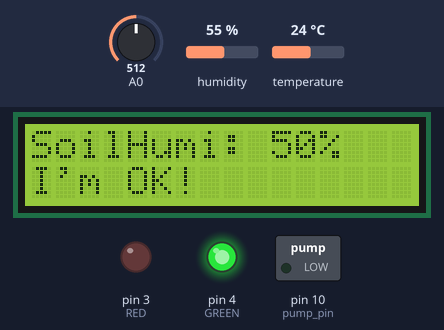
Recording of a sketch running on a simulated Arduino Uno, built with avr-gcc and run on an emulated ATmega328P. Parts: 16×2 character LCD, switched loads named in the sketch (green lamp = pin HIGH), output pins drawn as LEDs (lit = HIGH). The inputs (shaded band) are chosen by the test bench; at power-on: A0 = 512, humidity 55 %, temperature 24 °C. What the sketch prints to the serial monitor is not drawn.

Above: at 1.2 s.
1.3 s: A0 set to 549
At 4.0 s:
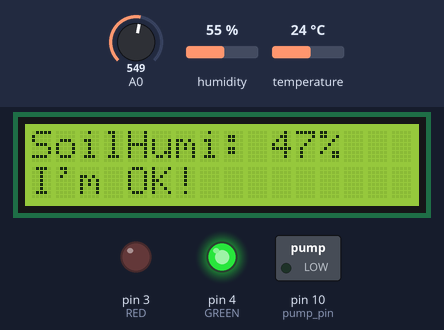
7.4 s: A0 set to 576
At 10.2 s:
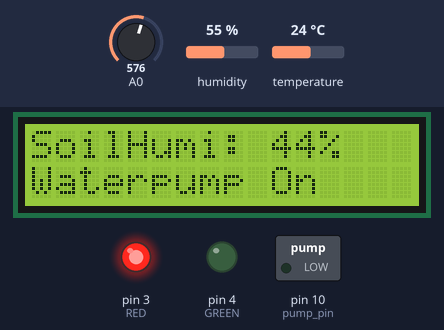
13.5 s: humidity set to 22 %
At 14.2 s:
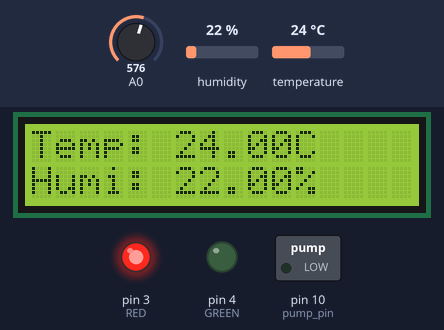
19.6 s: temperature set to 12 °C
At 24.6 s:
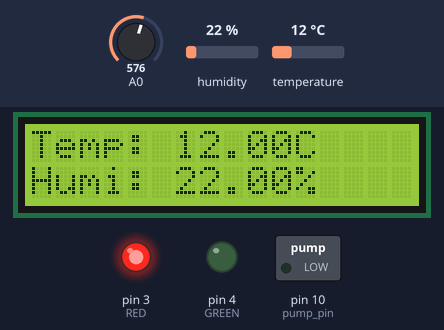
25.7 s: humidity set to 40 %
At 29.4 s:
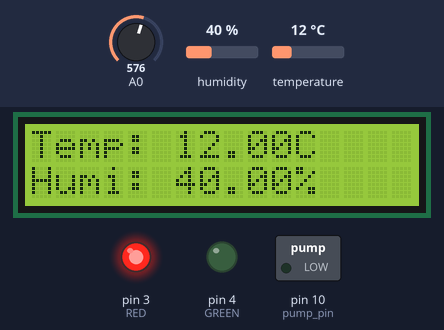
31.4 s: A0 set to 511
At 33.8 s:
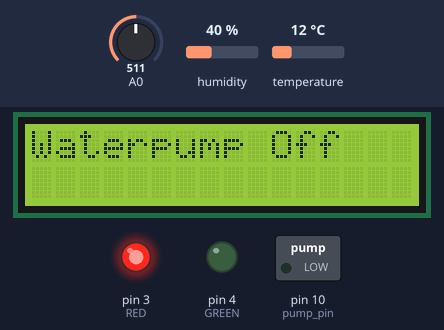
Timing chart, 0 to 36.5 s (numbered marks = the images above; inputs shaded):
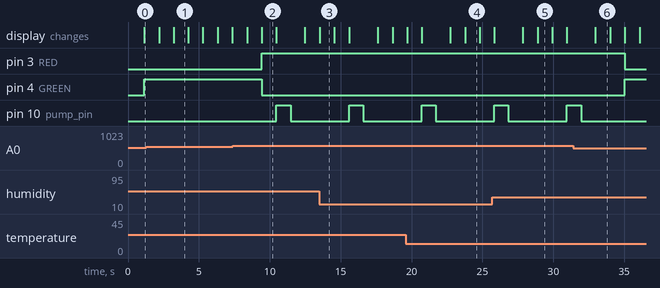

The sketch:

tnh_soil_waterpump_4.ino
```cpp
#include <Wire.h>
#include <hd44780.h>
#include <hd44780ioClass/hd44780_I2Cexp.h>
#include <DHT11.h>

hd44780_I2Cexp lcd;
int pin=2;
int pump_pin=10;
int water_time=1000;
DHT11 dht11(pin);

#define RED 3
#define GREEN 4

void setup() {
  // put your setup code here, to run once:
  lcd.begin(16,2);
  Serial.begin(9600);
  pinMode(RED,OUTPUT);
  pinMode(GREEN, OUTPUT);
  pinMode(pump_pin, OUTPUT);
  digitalWrite(pump_pin,LOW);  // Waterpump off
}

void loop() {
  // put your main code here, to run repeatedly:
  int humidity = map(analogRead(A0), 0, 1023, 100, 0);
  int err;
  float temp_dht11, humi_dht11;
  digitalWrite(pump_pin,LOW);
  lcd.clear();
  if((err=dht11.read(humi_dht11, temp_dht11))==0)
  {
    lcd.setCursor(0,0);
    lcd.print("Temp: ");
    lcd.print(temp_dht11);
    lcd.print("C");
    lcd.setCursor(0,1);
    lcd.print("Humi: ");
    lcd.print(humi_dht11);
    lcd.print("%");

    Serial.print("temp: ");
    Serial.print(temp_dht11);
    Serial.print(" ");
    Serial.print("humi: ");
    Serial.print(humi_dht11);
    Serial.println();

  }
  delay(1000); // Refresh
  lcd.clear();

  // Soil humi
    lcd.setCursor(0, 0);
    lcd.print("SoilHumi: ");
    lcd.print(humidity);
    lcd.print("%");
    Serial.print("Soil Humidity: ");
    Serial.print(humidity);
    Serial.println();


    if(humidity>45)
    {
        lcd.setCursor(0,1);
        digitalWrite(pump_pin, LOW);
        digitalWrite(GREEN, HIGH);
        digitalWrite(RED, LOW);
        lcd.print("I'm OK!");
    }
    else
    {
        lcd.setCursor(0,1);
        digitalWrite(GREEN, LOW);
        digitalWrite(RED, HIGH);
        lcd.print("Waterpump On");
        delay(1000);
        lcd.clear();

        lcd.setCursor(0,0);
        lcd.print("Watering");
        lcd.setCursor(0,1);
        lcd.print("MaxTime: ");
        lcd.print(water_time);
        lcd.print("ms");
        digitalWrite(pump_pin,HIGH);
        delay(water_time);
        digitalWrite(pump_pin,LOW);
        delay(1000);
        lcd.clear();
        lcd.setCursor(0,0);
        lcd.print("Waterpump Off");

    }

  delay(1000);

}
```

Measured:
- the behaviour switches between 562 and 563 on A0 (found by bisection; images 1 and 2)
- after the input at 1.3 s, the display: first differs from a run without the input after 1.9 s (image 1)
- after the input at 7.4 s, pin 3 (RED): LOW → HIGH after 2.0 s; pin 4 (GREEN): HIGH → LOW after 2.0 s; pin 10 (pump_pin): LOW → HIGH after 3.1 s, → LOW 1.0 s later; the display: first differs from a run without the input after 2.0 s (image 2)
- after the input at 31.4 s, pin 3 (RED): HIGH → LOW after 3.6 s; pin 4 (GREEN): LOW → HIGH after 3.6 s; pin 10 (pump_pin): goes on until 32.0 s, then stays LOW
- what the display in image 1 shows lasts 1.1 s, from 3.2 s to 4.3 s
- what the display in image 2 shows lasts 1.1 s, from 9.4 s to 10.5 s
